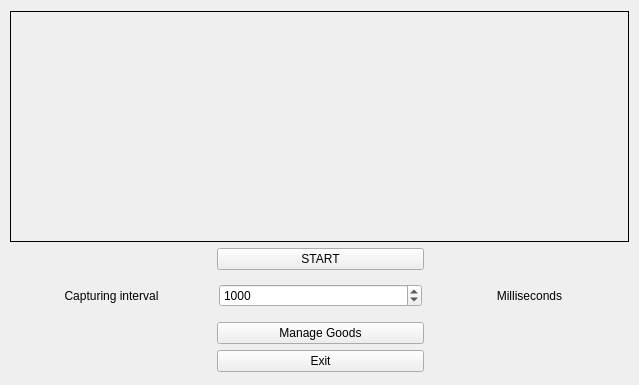
<?xml version="1.0" encoding="UTF-8"?>
<ui version="4.0">
 <class>ExUserScreen</class>
 <widget class="QMainWindow" name="ExUserScreen">
  <property name="geometry">
   <rect>
    <x>0</x>
    <y>0</y>
    <width>639</width>
    <height>385</height>
   </rect>
  </property>
  <property name="windowTitle">
   <string>Extended User Mode</string>
  </property>
  <widget class="QWidget" name="centralwidget">
   <widget class="QWidget" name="layoutWidget">
    <property name="geometry">
     <rect>
      <x>10</x>
      <y>11</y>
      <width>621</width>
      <height>361</height>
     </rect>
    </property>
    <layout class="QVBoxLayout" name="verticalLayout">
      <item>
        <widget class="QLabel" name="label_3">
         <property name="sizePolicy">
          <sizepolicy hsizetype="Fixed" vsizetype="Fixed">
           <horstretch>0</horstretch>
           <verstretch>0</verstretch>
          </sizepolicy>
         </property>
         <property name="minimumSize">
          <size>
           <width>619</width>
           <height>231</height>
          </size>
         </property>
         <property name="maximumSize">
          <size>
           <width>619</width>
           <height>231</height>
          </size>
         </property>
         <property name="frameShape">
          <enum>QFrame::Box</enum>
         </property>
         <property name="text">
          <string/>
         </property>
        </widget>
   </item>
     <item>
      <layout class="QHBoxLayout" name="horizontalLayout_3">
       <item>
        <spacer name="horizontalSpacer_2">
         <property name="orientation">
          <enum>Qt::Horizontal</enum>
         </property>
         <property name="sizeHint" stdset="0">
          <size>
           <width>40</width>
           <height>20</height>
          </size>
         </property>
        </spacer>
       </item>
       <item>
        <widget class="QPushButton" name="pushButton">
         <property name="enabled">
          <bool>true</bool>
         </property>
         <property name="sizePolicy">
          <sizepolicy hsizetype="Expanding" vsizetype="Fixed">
           <horstretch>0</horstretch>
           <verstretch>0</verstretch>
          </sizepolicy>
         </property>
         <property name="text">
          <string>START</string>
         </property>
        </widget>
       </item>
       <item>
        <spacer name="horizontalSpacer">
         <property name="orientation">
          <enum>Qt::Horizontal</enum>
         </property>
         <property name="sizeHint" stdset="0">
          <size>
           <width>40</width>
           <height>20</height>
          </size>
         </property>
        </spacer>
       </item>
      </layout>
     </item>
     <item>
      <layout class="QHBoxLayout" name="horizontalLayout_4">
       <item>
        <widget class="QLabel" name="label">
         <property name="text">
          <string>Capturing interval</string>
         </property>
         <property name="alignment">
          <set>Qt::AlignCenter</set>
         </property>
        </widget>
       </item>
       <item>
        <widget class="QSpinBox" name="spinBox">
         <property name="minimum">
          <number>1</number>
         </property>
         <property name="maximum">
          <number>1000000</number>
         </property>
         <property name="value">
          <number>1000</number>
         </property>
        </widget>
       </item>
       <item>
        <widget class="QLabel" name="label_2">
         <property name="text">
          <string>Milliseconds</string>
         </property>
         <property name="alignment">
          <set>Qt::AlignCenter</set>
         </property>
        </widget>
       </item>
      </layout>
     </item>
     <item>
      <layout class="QHBoxLayout" name="horizontalLayout">
       <item>
        <spacer name="horizontalSpacer_5">
         <property name="orientation">
          <enum>Qt::Horizontal</enum>
         </property>
         <property name="sizeHint" stdset="0">
          <size>
           <width>40</width>
           <height>20</height>
          </size>
         </property>
        </spacer>
       </item>
       <item>
        <widget class="QPushButton" name="pushButton_3">
         <property name="sizePolicy">
          <sizepolicy hsizetype="Expanding" vsizetype="Fixed">
           <horstretch>0</horstretch>
           <verstretch>0</verstretch>
          </sizepolicy>
         </property>
         <property name="text">
          <string>Manage Goods</string>
         </property>
        </widget>
       </item>
       <item>
        <spacer name="horizontalSpacer_6">
         <property name="orientation">
          <enum>Qt::Horizontal</enum>
         </property>
         <property name="sizeHint" stdset="0">
          <size>
           <width>40</width>
           <height>20</height>
          </size>
         </property>
        </spacer>
       </item>
      </layout>
     </item>
     <item>
      <layout class="QHBoxLayout" name="horizontalLayout_2">
       <item>
        <spacer name="horizontalSpacer_3">
         <property name="orientation">
          <enum>Qt::Horizontal</enum>
         </property>
         <property name="sizeHint" stdset="0">
          <size>
           <width>40</width>
           <height>20</height>
          </size>
         </property>
        </spacer>
       </item>
       <item>
        <widget class="QPushButton" name="pushButton_2">
         <property name="sizePolicy">
          <sizepolicy hsizetype="Expanding" vsizetype="Fixed">
           <horstretch>0</horstretch>
           <verstretch>0</verstretch>
          </sizepolicy>
         </property>
         <property name="text">
          <string>Exit</string>
         </property>
        </widget>
       </item>
       <item>
        <spacer name="horizontalSpacer_4">
         <property name="orientation">
          <enum>Qt::Horizontal</enum>
         </property>
         <property name="sizeHint" stdset="0">
          <size>
           <width>40</width>
           <height>20</height>
          </size>
         </property>
        </spacer>
       </item>
      </layout>
     </item>
    </layout>
   </widget>
  </widget>
 </widget>
 <resources/>
 <connections/>
</ui>
